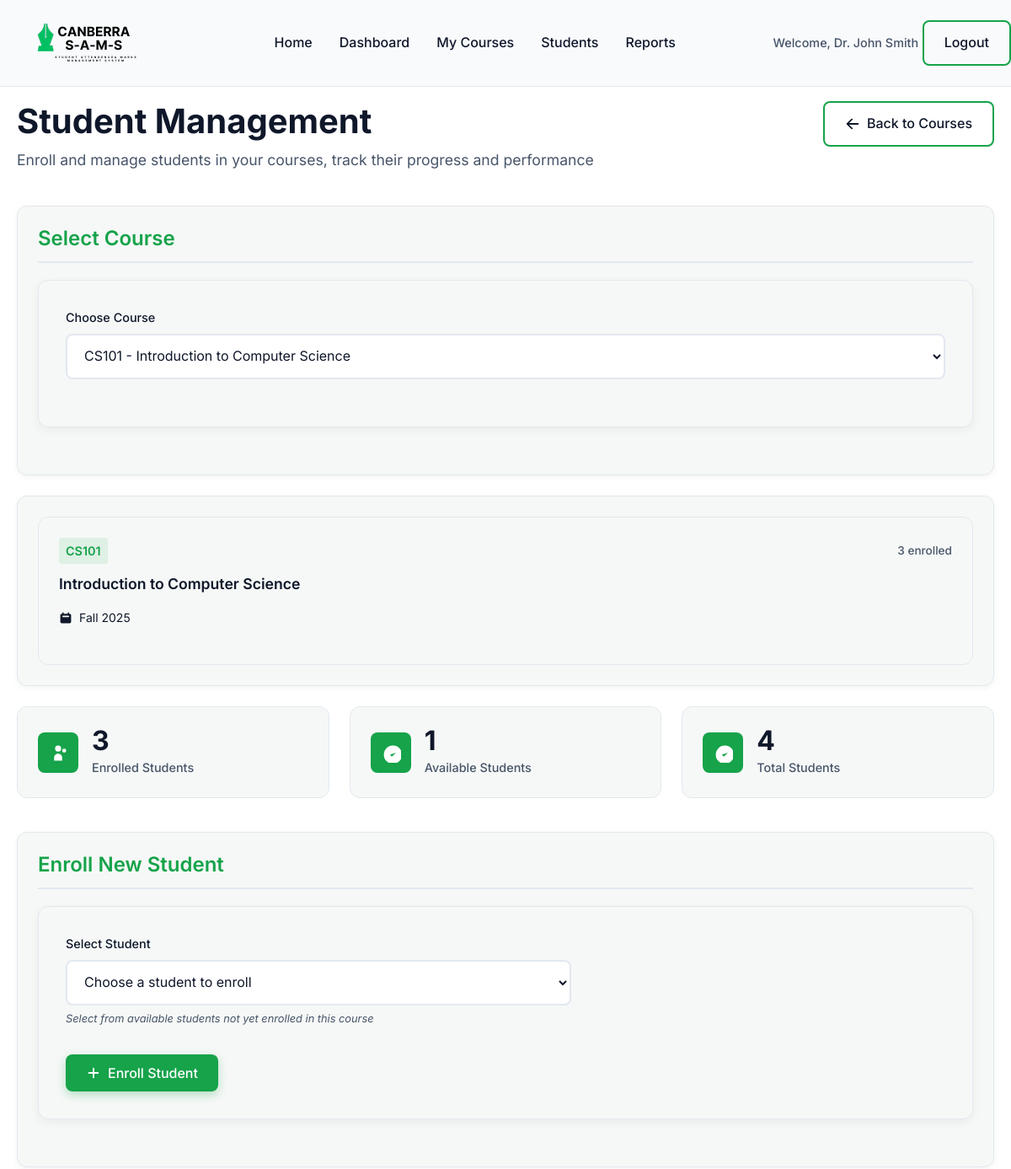
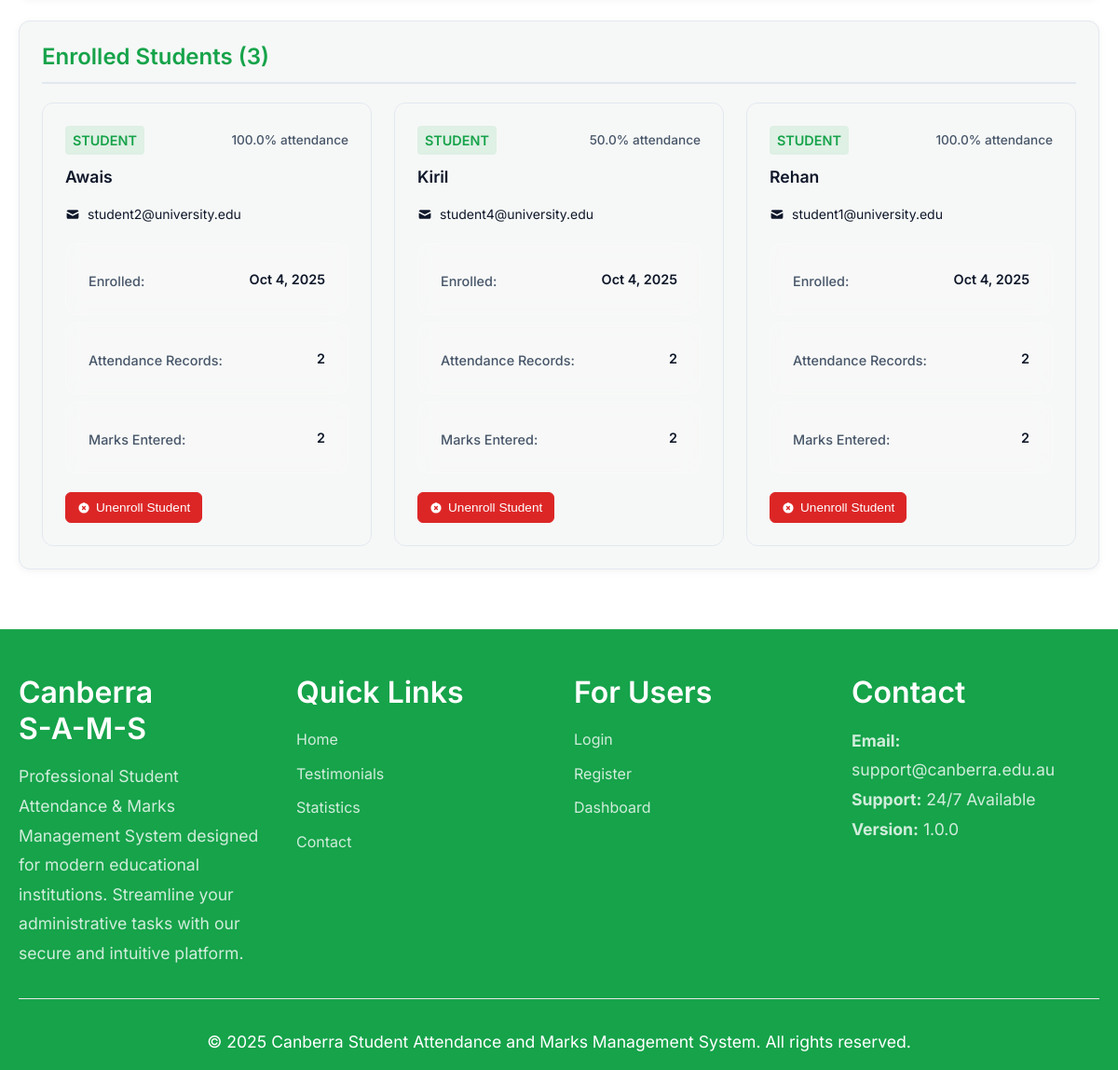
Page /students.php?course_id=1 (signed in) on the committed database (2 pictures, top to bottom).
### tables this page shows
CREATE TABLE courses (
    course_id INT AUTO_INCREMENT PRIMARY KEY,
    course_name VARCHAR(255) NOT NULL,
    course_code VARCHAR(20) UNIQUE NOT NULL,
    semester VARCHAR(50) NOT NULL,
    lecturer_id INT NOT NULL,
    created_at TIMESTAMP DEFAULT CURRENT_TIMESTAMP,
    FOREIGN KEY (lecturer_id) REFERENCES users(user_id) ON DELETE CASCADE
);

CREATE TABLE users (
    user_id INT AUTO_INCREMENT PRIMARY KEY,
    name VARCHAR(255) NOT NULL,
    email VARCHAR(255) UNIQUE NOT NULL,
    password VARCHAR(255) NOT NULL,
    role ENUM('student', 'lecturer') NOT NULL,
    created_at TIMESTAMP DEFAULT CURRENT_TIMESTAMP
);

### students.php (the view, shortened to what this page needs)
<?php
require_once 'includes/header.php';
$user = current_user();
$course_id = $_GET['course_id'] ?? '';
if ($course_id) {
    try {
        $stmt = $pdo->prepare("SELECT * FROM courses WHERE course_id = ? AND lecturer_id = ?");
        $stmt->execute([$course_id, $user['user_id']]);
        $course = $stmt->fetch();
    } catch (Exception $e) {
        header('Location: courses.php');
        exit;
    }
}
try {
    $stmt = $pdo->prepare("SELECT user_id, name, email FROM users WHERE role = 'student' ORDER BY name");
    $stmt->execute();
    $all_students = $stmt->fetchAll();
} catch (Exception $e) {
    $all_students = [];
}
$enrolled_students = [];
if ($course_id) {
    try {
        $stmt = $pdo->prepare("
            SELECT u.user_id, u.name, u.email, e.enrolled_at,
                   COUNT(DISTINCT a.attendance_id) as attendance_count,
                   COUNT(DISTINCT m.mark_id) as marks_count,
                   ROUND(AVG(CASE WHEN a.status = 'Present' THEN 100 ELSE 0 END), 1) as attendance_rate
            FROM users u
            JOIN enrollments e ON u.user_id = e.student_id
            LEFT JOIN attendance a ON u.user_id = a.student_id AND a.course_id = ?
            LEFT JOIN marks m ON u.user_id = m.student_id AND m.course_id = ?
            WHERE e.course_id = ?
            GROUP BY u.user_id, u.name, u.email, e.enrolled_at
            ORDER BY u.name
        ");
        $stmt->execute([$course_id, $course_id, $course_id]);
        $enrolled_students = $stmt->fetchAll();
    } catch (Exception $e) {
        $enrolled_students = [];
    }
}
try {
    $stmt = $pdo->prepare("SELECT course_id, course_name, course_code FROM courses WHERE lecturer_id = ? ORDER BY course_code");
    $stmt->execute([$user['user_id']]);
    $lecturer_courses = $stmt->fetchAll();
} catch (Exception $e) {
    $lecturer_courses = [];
}
$total_students = count($all_students);
$enrolled_count = count($enrolled_students);
$available_students = $total_students - $enrolled_count;
?>
<div class="dashboard-container">
    <div class="dashboard-header">
        <div class="welcome-section">
            <h1>Student Management</h1>
            <p>Enroll and manage students in your courses, track their progress and performance</p>
        </div>
        <div class="dashboard-actions">
            <a href="courses.php" class="btn btn-secondary">
                <svg viewBox="0 0 20 20" fill="currentColor">
                    <path fill-rule="evenodd" d="M9.707 16.707a1 1 0 01-1.414 0l-6-6a1 1 0 010-1.414l6-6a1 1 0 011.414 1.414L5.414 9H17a1 1 0 110 2H5.414l4.293 4.293a1 1 0 010 1.414z" clip-rule="evenodd" />
                </svg>
                Back to Courses
            </a>
        </div>
    </div>
    <div class="dashboard-section">
        <div class="section-header">
            <h2>Select Course</h2>
        </div>
        <div class="course-form-container">
            <form method="GET">
                <div class="form-group">
                    <label for="course_id">Choose Course</label>
                    <select id="course_id" name="course_id" onchange="this.form.submit()">
                        <?php foreach ($lecturer_courses as $c): ?>
                            <option value="<?php echo $c['course_id']; ?>"
                                    <?php echo $course_id == $c['course_id'] ? 'selected' : ''; ?>>
                                <?php echo htmlspecialchars($c['course_code'] . ' - ' . $c['course_name']); ?>
                            </option>
                        <?php endforeach; ?>
                    </select>
                </div>
            </form>
        </div>
    </div>
    <?php if ($course_id && $course): ?>
        <div class="dashboard-section">
            <div class="course-card">
                <div class="course-header">
                    <div class="course-code"><?php echo htmlspecialchars($course['course_code']); ?></div>
                    <div class="course-students"><?php echo $enrolled_count; ?> enrolled</div>
                </div>
                <div class="course-title"><?php echo htmlspecialchars($course['course_name']); ?></div>
                <div class="course-meta">
                    <div class="course-date">
                        <svg viewBox="0 0 20 20" fill="currentColor">
                            <path fill-rule="evenodd" d="M6 2a1 1 0 00-1 1v1H4a2 2 0 00-2 2v10a2 2 0 002 2h12a2 2 0 002-2V6a2 2 0 00-2-2h-1V3a1 1 0 10-2 0v1H7V3a1 1 0 00-1-1zm0 5a1 1 0 000 2h8a1 1 0 100-2H6z" clip-rule="evenodd" />
                        </svg>
                        <?php echo htmlspecialchars($course['semester']); ?>
                    </div>
                </div>
            </div>
        </div>
        <div class="dashboard-stats">
            <div class="stat-card">
                <div class="stat-icon">
                    <svg viewBox="0 0 20 20" fill="currentColor">
                        <path d="M13 6a3 3 0 11-6 0 3 3 0 016 0zM18 8a2 2 0 11-4 0 2 2 0 014 0zM14 15a4 4 0 00-8 0v3h8v-3z" />
                    </svg>
                </div>
                <div class="stat-content">
                    <div class="stat-number"><?php echo $enrolled_count; ?></div>
                    <div class="stat-label">Enrolled Students</div>
                </div>
            </div>
            <div class="stat-card">
                <div class="stat-icon">
                    <svg viewBox="0 0 20 20" fill="currentColor">
                        <path d="M9 12l2 2 4-4m6 2a9 9 0 11-18 0 9 9 0 0118 0z" />
                    </svg>
                </div>
                <div class="stat-content">
                    <div class="stat-number"><?php echo $available_students; ?></div>
                    <div class="stat-label">Available Students</div>
                </div>
            </div>
            <div class="stat-card">
                <div class="stat-icon">
                    <svg viewBox="0 0 20 20" fill="currentColor">
                        <path d="M9 12l2 2 4-4m6 2a9 9 0 11-18 0 9 9 0 0118 0z" />
                    </svg>
                </div>
                <div class="stat-content">
                    <div class="stat-number"><?php echo $total_students; ?></div>
                    <div class="stat-label">Total Students</div>
                </div>
            </div>
        </div>
        <div class="dashboard-section">
            <div class="section-header">
                <h2>Enroll New Student</h2>
            </div>
            <div class="course-form-container">
                <form method="POST" class="course-form">
                    <div class="form-group">
                        <label for="student_id">Select Student</label>
                        <select id="student_id" name="student_id" required>
                            <option value="">Choose a student to enroll</option>
                        </select>
                        <small>Select from available students not yet enrolled in this course</small>
                    </div>
                    <div class="form-actions">
                        <button type="submit" class="btn btn-primary">
                            <svg viewBox="0 0 20 20" fill="currentColor">
                                <path fill-rule="evenodd" d="M10 3a1 1 0 011 1v5h5a1 1 0 110 2h-5v5a1 1 0 11-2 0v-5H4a1 1 0 110-2h5V4a1 1 0 011-1z" clip-rule="evenodd" />
                            </svg>
                            Enroll Student
                        </button>
                    </div>
                </form>
            </div>
        </div>
        <div class="dashboard-section">
            <div class="section-header">
                <h2>Enrolled Students (<?php echo $enrolled_count; ?>)</h2>
            </div>
            <?php if (empty($enrolled_students)): ?>
                <div class="empty-state">
                    <div class="empty-icon">
                        <svg viewBox="0 0 20 20" fill="currentColor">
                            <path d="M13 6a3 3 0 11-6 0 3 3 0 016 0zM18 8a2 2 0 11-4 0 2 2 0 014 0zM14 15a4 4 0 00-8 0v3h8v-3z" />
                        </svg>
                    </div>
                    <h3>No Students Enrolled</h3>
                    <p>Enroll students in this course to start tracking attendance and managing marks.</p>
                </div>
            <?php else: ?>
                <div class="courses-grid">
                    <?php foreach ($enrolled_students as $student): ?>
                        <div class="course-card">
                            <div class="course-header">
                                <div class="course-code">STUDENT</div>
                                <div class="course-students">
                                    <?php echo $student['attendance_rate'] ?? 0; ?>% attendance
                                </div>
                            </div>
                            <div class="course-title"><?php echo htmlspecialchars($student['name']); ?></div>
                            <div class="course-meta">
                                <div class="course-date">
                                    <svg viewBox="0 0 20 20" fill="currentColor">
                                        <path d="M2.003 5.884L10 9.882l7.997-3.998A2 2 0 0016 4H4a2 2 0 00-1.997 1.884z" />
                                        <path d="M18 8.118l-8 4-8-4V14a2 2 0 002 2h12a2 2 0 002-2V8.118z" />
                                    </svg>
                                    <?php echo htmlspecialchars($student['email']); ?>
                                </div>
                            </div>
                            <div class="course-stats">
                                <div class="stat-item">
                                    <span class="stat-label">Enrolled:</span>
                                    <span class="stat-value"><?php echo date('M j, Y', strtotime($student['enrolled_at'])); ?></span>
                                </div>
                                <div class="stat-item">
                                    <span class="stat-label">Attendance Records:</span>
                                    <span class="stat-value"><?php echo $student['attendance_count']; ?></span>
                                </div>
                                <div class="stat-item">
                                    <span class="stat-label">Marks Entered:</span>
                                    <span class="stat-value"><?php echo $student['marks_count']; ?></span>
                                </div>
                            </div>
                            <div class="course-actions">
                                <form method="POST" style="display: inline; width: 100%;"
                                      onsubmit="return confirm('Are you sure you want to unenroll this student?')">
                                    <button type="submit" class="action-btn" style="background: #dc2626; color: white; border-color: #dc2626;">
                                        Unenroll Student
                                    </button>
                                </form>
                            </div>
                        </div>
                    <?php endforeach; ?>
                </div>
            <?php endif; ?>
        </div>
    <?php endif; ?>
</div>
<?php require_once 'includes/footer.php'; ?>

### rows in the picture
courses: course_code "CS101", course_name "Introduction to Computer Science", semester "Fall 2025"
users: attendance_rate "100.0", name "Awais", email "student2@university.edu", enrolled_at "Oct 4, 2025", attendance_count "2", marks_count "2"
users: attendance_rate "50.0", name "Kiril", email "student4@university.edu", enrolled_at "Oct 4, 2025", attendance_count "2", marks_count "2"
users: attendance_rate "100.0", name "Rehan", email "student1@university.edu", enrolled_at "Oct 4, 2025", attendance_count "2", marks_count "2"

### other values in the picture
$user['name'] "Dr. John Smith"
$enrolled_count "3"
$available_students "1"
$total_students "4"
form field course_id "CS101 - Introduction to Computer Science"
